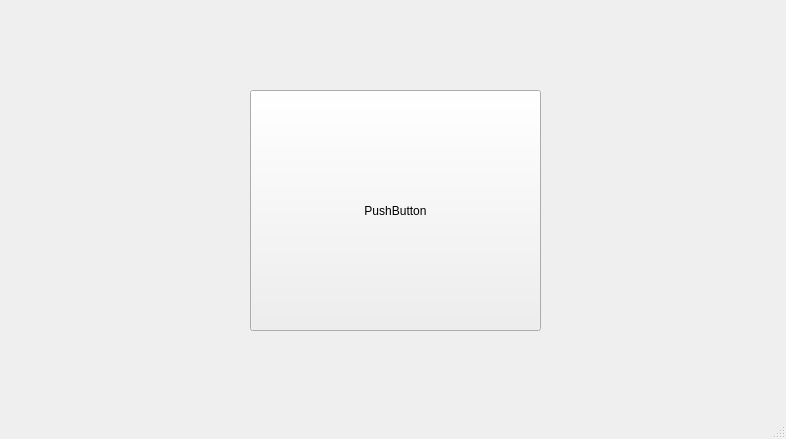
<?xml version="1.0" encoding="UTF-8"?>
<ui version="4.0">
 <class>C2</class>
 <widget class="QMainWindow" name="C2">
  <property name="geometry">
   <rect>
    <x>0</x>
    <y>0</y>
    <width>786</width>
    <height>439</height>
   </rect>
  </property>
  <property name="windowTitle">
   <string>2C</string>
  </property>
  <widget class="QWidget" name="centralwidget">
   <widget class="QPushButton" name="pushButton">
    <property name="geometry">
     <rect>
      <x>250</x>
      <y>90</y>
      <width>291</width>
      <height>241</height>
     </rect>
    </property>
    <property name="text">
     <string>PushButton</string>
    </property>
   </widget>
  </widget>
  <widget class="QStatusBar" name="statusbar"/>
 </widget>
 <resources/>
 <connections/>
</ui>
